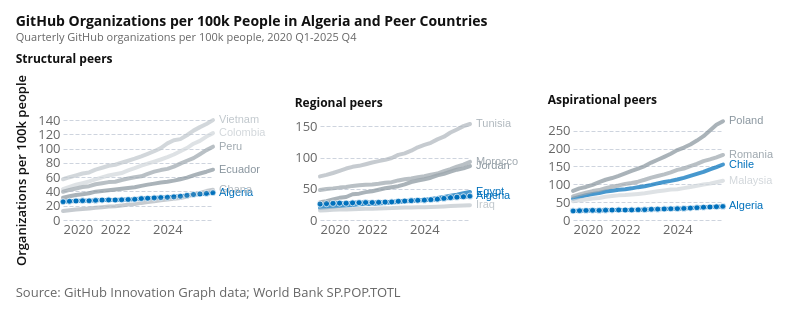

The code cell stored with this chart in its notebook:
### Code cell
organizations_chart = make_three_peer_trends(
    organizations,
    raw_col="organizations",
    value_col="organizations_per_100k",
    title="GitHub Organizations per 100k People in Algeria and Peer Countries",
    subtitle="Quarterly GitHub organizations per 100k people, 2020 Q1-2025 Q4",
    y_axis_title="Organizations per 100k people",
)

attaviz.add_caption(organizations_chart, "Source: GitHub Innovation Graph data; World Bank SP.POP.TOTL")
